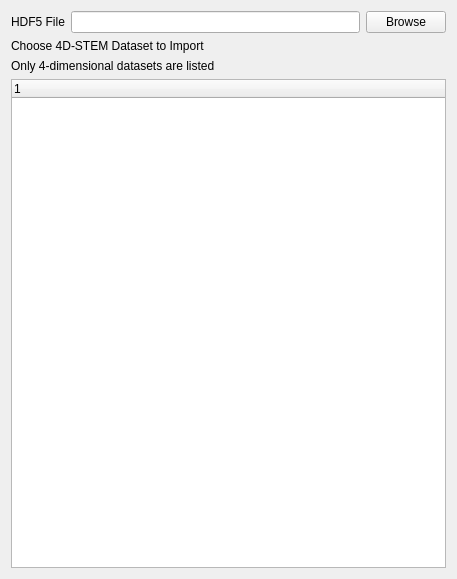
<?xml version="1.0" encoding="UTF-8"?>
<ui version="4.0">
 <class>Form</class>
 <widget class="QWidget" name="Form">
  <property name="geometry">
   <rect>
    <x>0</x>
    <y>0</y>
    <width>457</width>
    <height>579</height>
   </rect>
  </property>
  <property name="windowTitle">
   <string>Form</string>
  </property>
  <layout class="QVBoxLayout" name="verticalLayout">
   <item>
    <layout class="QHBoxLayout" name="horizontalLayout">
     <item>
      <widget class="QLabel" name="label">
       <property name="text">
        <string>HDF5 File</string>
       </property>
      </widget>
     </item>
     <item>
      <widget class="QLineEdit" name="lineEdit_file_path"/>
     </item>
     <item>
      <widget class="QPushButton" name="pushButton_browse">
       <property name="text">
        <string>Browse</string>
       </property>
      </widget>
     </item>
    </layout>
   </item>
   <item>
    <widget class="QLabel" name="label_2">
     <property name="text">
      <string>Choose 4D-STEM Dataset to Import</string>
     </property>
    </widget>
   </item>
   <item>
    <widget class="QLabel" name="label_3">
     <property name="text">
      <string>Only 4-dimensional datasets are listed</string>
     </property>
    </widget>
   </item>
   <item>
    <widget class="QTreeWidget" name="treeWidget_other_hdf5">
     <column>
      <property name="text">
       <string notr="true">1</string>
      </property>
     </column>
    </widget>
   </item>
  </layout>
 </widget>
 <resources/>
 <connections/>
</ui>
